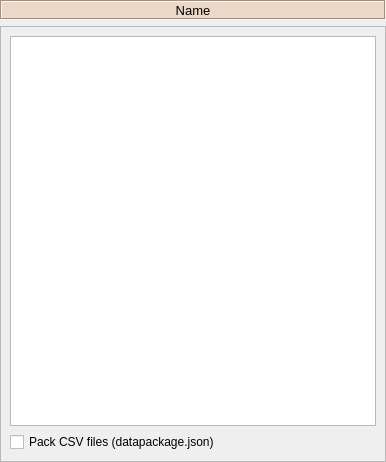
<?xml version="1.0" encoding="UTF-8"?>
<!--
######################################################################################################################
# Copyright (C) 2017-2021 Spine project consortium
# This file is part of Spine Toolbox.
# Spine Toolbox is free software: you can redistribute it and\/or modify it under the terms of the GNU Lesser General
# Public License as published by the Free Software Foundation, either version 3 of the License, or (at your option)
# any later version. This program is distributed in the hope that it will be useful, but WITHOUT ANY WARRANTY;
# without even the implied warranty of MERCHANTABILITY or FITNESS FOR A PARTICULAR PURPOSE. See the GNU Lesser General
# Public License for more details. You should have received a copy of the GNU Lesser General Public License along with
# this program. If not, see <http:\/\/www.gnu.org\/licenses\/>.
######################################################################################################################
-->
<ui version="4.0">
 <class>Form</class>
 <widget class="QWidget" name="Form">
  <property name="geometry">
   <rect>
    <x>0</x>
    <y>0</y>
    <width>386</width>
    <height>462</height>
   </rect>
  </property>
  <property name="windowTitle">
   <string>Form</string>
  </property>
  <layout class="QVBoxLayout" name="verticalLayout">
   <property name="leftMargin">
    <number>0</number>
   </property>
   <property name="topMargin">
    <number>0</number>
   </property>
   <property name="rightMargin">
    <number>0</number>
   </property>
   <property name="bottomMargin">
    <number>0</number>
   </property>
   <item>
    <widget class="QLabel" name="label_link_name">
     <property name="sizePolicy">
      <sizepolicy hsizetype="Preferred" vsizetype="Fixed">
       <horstretch>0</horstretch>
       <verstretch>0</verstretch>
      </sizepolicy>
     </property>
     <property name="minimumSize">
      <size>
       <width>0</width>
       <height>20</height>
      </size>
     </property>
     <property name="maximumSize">
      <size>
       <width>16777215</width>
       <height>20</height>
      </size>
     </property>
     <property name="font">
      <font>
       <pointsize>10</pointsize>
       <weight>50</weight>
       <bold>false</bold>
      </font>
     </property>
     <property name="styleSheet">
      <string notr="true">background-color: #ecd8c6;</string>
     </property>
     <property name="frameShape">
      <enum>QFrame::Box</enum>
     </property>
     <property name="frameShadow">
      <enum>QFrame::Sunken</enum>
     </property>
     <property name="text">
      <string>Name</string>
     </property>
     <property name="alignment">
      <set>Qt::AlignCenter</set>
     </property>
     <property name="wordWrap">
      <bool>true</bool>
     </property>
    </widget>
   </item>
   <item>
    <widget class="QScrollArea" name="scrollArea">
     <property name="widgetResizable">
      <bool>true</bool>
     </property>
     <widget class="QWidget" name="scrollAreaWidgetContents">
      <property name="geometry">
       <rect>
        <x>0</x>
        <y>0</y>
        <width>384</width>
        <height>440</height>
       </rect>
      </property>
      <layout class="QVBoxLayout" name="verticalLayout_2">
       <item>
        <widget class="QTreeView" name="treeView_filters">
         <property name="acceptDrops">
          <bool>true</bool>
         </property>
         <property name="dragDropMode">
          <enum>QAbstractItemView::DragDrop</enum>
         </property>
         <attribute name="headerVisible">
          <bool>true</bool>
         </attribute>
        </widget>
       </item>
       <item>
        <widget class="QCheckBox" name="checkBox_use_datapackage">
         <property name="text">
          <string>Pack CSV files (datapackage.json)</string>
         </property>
        </widget>
       </item>
      </layout>
     </widget>
    </widget>
   </item>
  </layout>
 </widget>
 <resources>
  <include location="../../../items/spine_items/ui/resources/resources_icons.qrc"/>
 </resources>
 <connections/>
</ui>
